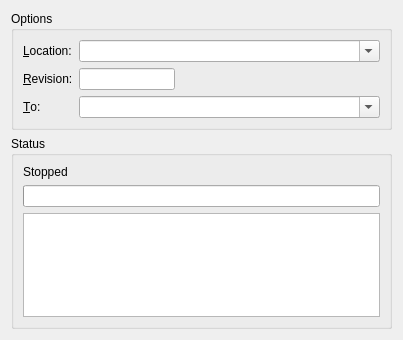
<ui version="4.0" >
 <class>BranchForm</class>
 <widget class="QWidget" name="BranchForm" >
  <property name="geometry" >
   <rect>
    <x>0</x>
    <y>0</y>
    <width>403</width>
    <height>340</height>
   </rect>
  </property>
  <layout class="QVBoxLayout" >
   <item>
    <widget class="QGroupBox" name="groupBox" >
     <property name="title" >
      <string>Options</string>
     </property>
     <layout class="QGridLayout" >
      <item row="0" column="0" >
       <widget class="QLabel" name="label_2" >
        <property name="text" >
         <string>&amp;Location:</string>
        </property>
        <property name="buddy" >
         <cstring>from_location</cstring>
        </property>
       </widget>
      </item>
      <item row="0" column="1" colspan="2" >
       <widget class="QComboBox" name="from_location" >
        <property name="editable" >
         <bool>true</bool>
        </property>
       </widget>
      </item>
      <item row="1" column="0" >
       <widget class="QLabel" name="label_3" >
        <property name="text" >
         <string>&amp;Revision:</string>
        </property>
        <property name="buddy" >
         <cstring>revision</cstring>
        </property>
       </widget>
      </item>
      <item row="1" column="1" >
       <widget class="QLineEdit" name="revision" />
      </item>
      <item row="1" column="2" >
       <spacer>
        <property name="orientation" >
         <enum>Qt::Horizontal</enum>
        </property>
        <property name="sizeHint" >
         <size>
          <width>211</width>
          <height>20</height>
         </size>
        </property>
       </spacer>
      </item>
      <item row="2" column="0" >
       <widget class="QLabel" name="label_4" >
        <property name="text" >
         <string>&amp;To:</string>
        </property>
        <property name="buddy" >
         <cstring>from_location</cstring>
        </property>
       </widget>
      </item>
      <item row="2" column="1" colspan="2" >
       <widget class="QComboBox" name="to_location" >
        <property name="editable" >
         <bool>true</bool>
        </property>
       </widget>
      </item>
     </layout>
    </widget>
   </item>
   <item>
    <widget class="QGroupBox" name="groupBox_2" >
     <property name="title" >
      <string>Status</string>
     </property>
     <layout class="QVBoxLayout" >
      <item>
       <widget class="QLabel" name="progressMessage" >
        <property name="text" >
         <string>Stopped</string>
        </property>
        <property name="wordWrap" >
         <bool>true</bool>
        </property>
       </widget>
      </item>
      <item>
       <widget class="QProgressBar" name="progressBar" >
        <property name="maximum" >
         <number>1000000</number>
        </property>
       </widget>
      </item>
      <item>
       <widget class="QTextBrowser" name="console" />
      </item>
     </layout>
    </widget>
   </item>
  </layout>
 </widget>
 <resources/>
 <connections/>
</ui>
